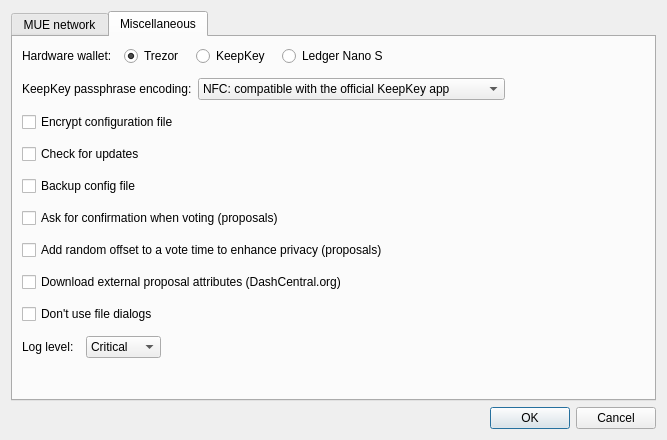
<?xml version="1.0" encoding="UTF-8"?>
<ui version="4.0">
 <class>ConfigDlg</class>
 <widget class="QDialog" name="ConfigDlg">
  <property name="windowModality">
   <enum>Qt::NonModal</enum>
  </property>
  <property name="geometry">
   <rect>
    <x>0</x>
    <y>0</y>
    <width>667</width>
    <height>440</height>
   </rect>
  </property>
  <property name="windowTitle">
   <string>Dialog</string>
  </property>
  <property name="modal">
   <bool>false</bool>
  </property>
  <layout class="QVBoxLayout" name="verticalLayout">
   <property name="spacing">
    <number>6</number>
   </property>
   <property name="sizeConstraint">
    <enum>QLayout::SetDefaultConstraint</enum>
   </property>
   <item>
    <widget class="QTabWidget" name="tabWidget">
     <property name="tabShape">
      <enum>QTabWidget::Rounded</enum>
     </property>
     <property name="currentIndex">
      <number>1</number>
     </property>
     <widget class="QWidget" name="tabDashd">
      <attribute name="title">
       <string>MUE network</string>
      </attribute>
      <layout class="QVBoxLayout" name="verticalLayout_3">
       <property name="spacing">
        <number>3</number>
       </property>
       <property name="leftMargin">
        <number>3</number>
       </property>
       <property name="topMargin">
        <number>3</number>
       </property>
       <property name="rightMargin">
        <number>3</number>
       </property>
       <property name="bottomMargin">
        <number>3</number>
       </property>
       <item>
        <layout class="QHBoxLayout" name="horizontalLayout_3">
         <item>
          <widget class="QLabel" name="label_2">
           <property name="text">
            <string>MUE network:</string>
           </property>
          </widget>
         </item>
         <item>
          <widget class="QComboBox" name="cboDashNetwork">
           <item>
            <property name="text">
             <string>MAINNET</string>
            </property>
           </item>
           <item>
            <property name="text">
             <string>TESTNET</string>
            </property>
           </item>
          </widget>
         </item>
         <item>
          <spacer name="horizontalSpacer_5">
           <property name="orientation">
            <enum>Qt::Horizontal</enum>
           </property>
           <property name="sizeHint" stdset="0">
            <size>
             <width>40</width>
             <height>20</height>
            </size>
           </property>
          </spacer>
         </item>
        </layout>
       </item>
       <item>
        <widget class="QFrame" name="frame_2">
         <property name="frameShape">
          <enum>QFrame::StyledPanel</enum>
         </property>
         <property name="frameShadow">
          <enum>QFrame::Raised</enum>
         </property>
         <layout class="QVBoxLayout" name="verticalLayout_6">
          <item>
           <widget class="QSplitter" name="splitter">
            <property name="orientation">
             <enum>Qt::Horizontal</enum>
            </property>
            <property name="opaqueResize">
             <bool>true</bool>
            </property>
            <property name="childrenCollapsible">
             <bool>true</bool>
            </property>
            <widget class="QWidget" name="layoutWidget">
             <layout class="QVBoxLayout" name="layoutConnList" stretch="0,0,0">
              <property name="spacing">
               <number>2</number>
              </property>
              <item>
               <widget class="QFrame" name="frame">
                <property name="frameShape">
                 <enum>QFrame::NoFrame</enum>
                </property>
                <property name="frameShadow">
                 <enum>QFrame::Raised</enum>
                </property>
                <layout class="QHBoxLayout" name="horizontalLayout">
                 <property name="spacing">
                  <number>1</number>
                 </property>
                 <property name="leftMargin">
                  <number>0</number>
                 </property>
                 <property name="topMargin">
                  <number>0</number>
                 </property>
                 <property name="rightMargin">
                  <number>0</number>
                 </property>
                 <property name="bottomMargin">
                  <number>2</number>
                 </property>
                 <item>
                  <widget class="QToolButton" name="btnNewConn">
                   <property name="minimumSize">
                    <size>
                     <width>26</width>
                     <height>26</height>
                    </size>
                   </property>
                   <property name="toolTip">
                    <string>Add New Connection</string>
                   </property>
                   <property name="text">
                    <string/>
                   </property>
                  </widget>
                 </item>
                 <item>
                  <widget class="QToolButton" name="btnDeleteConn">
                   <property name="minimumSize">
                    <size>
                     <width>26</width>
                     <height>26</height>
                    </size>
                   </property>
                   <property name="toolTip">
                    <string>Delete Current Connection</string>
                   </property>
                   <property name="text">
                    <string/>
                   </property>
                  </widget>
                 </item>
                 <item>
                  <widget class="QToolButton" name="btnMoveUpConn">
                   <property name="minimumSize">
                    <size>
                     <width>26</width>
                     <height>26</height>
                    </size>
                   </property>
                   <property name="toolTip">
                    <string>Move Up Current Connection</string>
                   </property>
                   <property name="text">
                    <string/>
                   </property>
                  </widget>
                 </item>
                 <item>
                  <widget class="QToolButton" name="btnMoveDownConn">
                   <property name="minimumSize">
                    <size>
                     <width>26</width>
                     <height>26</height>
                    </size>
                   </property>
                   <property name="toolTip">
                    <string>Move Down Current Connection</string>
                   </property>
                   <property name="text">
                    <string/>
                   </property>
                  </widget>
                 </item>
                 <item>
                  <widget class="QToolButton" name="btnRestoreDefault">
                   <property name="visible">
                    <bool>false</bool>
                   </property>
                   <property name="minimumSize">
                    <size>
                     <width>26</width>
                     <height>26</height>
                    </size>
                   </property>
                   <property name="toolTip">
                    <string>Restore Default Connections</string>
                   </property>
                   <property name="text">
                    <string/>
                   </property>
                  </widget>
                 </item>
                 <item>
                  <spacer name="horizontalSpacer">
                   <property name="orientation">
                    <enum>Qt::Horizontal</enum>
                   </property>
                   <property name="sizeHint" stdset="0">
                    <size>
                     <width>40</width>
                     <height>20</height>
                    </size>
                   </property>
                  </spacer>
                 </item>
                </layout>
               </widget>
              </item>
              <item>
               <widget class="QLabel" name="label">
                <property name="text">
                 <string>Connections:</string>
                </property>
               </widget>
              </item>
              <item>
               <widget class="QListWidget" name="lstConns">
                <property name="sizePolicy">
                 <sizepolicy hsizetype="Preferred" vsizetype="Expanding">
                  <horstretch>0</horstretch>
                  <verstretch>0</verstretch>
                 </sizepolicy>
                </property>
                <property name="baseSize">
                 <size>
                  <width>150</width>
                  <height>0</height>
                 </size>
                </property>
                <property name="frameShape">
                 <enum>QFrame::StyledPanel</enum>
                </property>
                <property name="selectionMode">
                 <enum>QAbstractItemView::ExtendedSelection</enum>
                </property>
               </widget>
              </item>
             </layout>
            </widget>
            <widget class="QFrame" name="detailsFrame">
             <property name="sizePolicy">
              <sizepolicy hsizetype="Expanding" vsizetype="Preferred">
               <horstretch>0</horstretch>
               <verstretch>0</verstretch>
              </sizepolicy>
             </property>
             <property name="frameShape">
              <enum>QFrame::StyledPanel</enum>
             </property>
             <property name="midLineWidth">
              <number>0</number>
             </property>
             <layout class="QVBoxLayout" name="verticalLayout_4">
              <property name="topMargin">
               <number>12</number>
              </property>
             </layout>
            </widget>
           </widget>
          </item>
          <item>
           <layout class="QVBoxLayout" name="verticalLayout_5">
            <property name="sizeConstraint">
             <enum>QLayout::SetDefaultConstraint</enum>
            </property>
            <item>
             <widget class="QCheckBox" name="chbRandomConn">
              <property name="toolTip">
               <string>Pick random connection to distribute clients' load over multiple nodes.</string>
              </property>
              <property name="text">
               <string>Pick random connection</string>
              </property>
             </widget>
            </item>
           </layout>
          </item>
         </layout>
        </widget>
       </item>
      </layout>
     </widget>
     <widget class="QWidget" name="tabMisc">
      <attribute name="title">
       <string>Miscellaneous</string>
      </attribute>
      <layout class="QVBoxLayout" name="verticalLayout_2">
       <property name="spacing">
        <number>12</number>
       </property>
       <item>
        <layout class="QHBoxLayout" name="layHardwareWallet">
         <item>
          <widget class="QLabel" name="label_3">
           <property name="text">
            <string>Hardware wallet:</string>
           </property>
           <property name="alignment">
            <set>Qt::AlignLeading|Qt::AlignLeft|Qt::AlignVCenter</set>
           </property>
           <property name="margin">
            <number>0</number>
           </property>
          </widget>
         </item>
         <item>
          <widget class="QRadioButton" name="chbHwTrezor">
           <property name="minimumSize">
            <size>
             <width>60</width>
             <height>0</height>
            </size>
           </property>
           <property name="maximumSize">
            <size>
             <width>16777215</width>
             <height>16777215</height>
            </size>
           </property>
           <property name="text">
            <string>Trezor</string>
           </property>
           <property name="checked">
            <bool>true</bool>
           </property>
          </widget>
         </item>
         <item>
          <widget class="QRadioButton" name="chbHwKeepKey">
           <property name="minimumSize">
            <size>
             <width>70</width>
             <height>0</height>
            </size>
           </property>
           <property name="maximumSize">
            <size>
             <width>16777215</width>
             <height>16777215</height>
            </size>
           </property>
           <property name="visible">
            <bool>false</bool>
           </property>
           <property name="text">
            <string>KeepKey</string>
           </property>
          </widget>
         </item>
         <item>
          <widget class="QRadioButton" name="chbHwLedgerNanoS">
           <property name="text">
            <string>Ledger Nano S</string>
           </property>
          </widget>
         </item>
         <item>
          <spacer name="horizontalSpacer_2">
           <property name="orientation">
            <enum>Qt::Horizontal</enum>
           </property>
           <property name="sizeHint" stdset="0">
            <size>
             <width>40</width>
             <height>20</height>
            </size>
           </property>
          </spacer>
         </item>
        </layout>
       </item>
       <item>
        <widget class="QWidget" name="wdgKeepkeyPassEncoding" native="true">
         <layout class="QHBoxLayout" name="horizontalLayout_2">
          <property name="leftMargin">
           <number>0</number>
          </property>
          <property name="topMargin">
           <number>0</number>
          </property>
          <property name="rightMargin">
           <number>0</number>
          </property>
          <property name="bottomMargin">
           <number>0</number>
          </property>
          <item>
           <widget class="QLabel" name="lblKeepkeyPassEncoding">
            <property name="text">
             <string>KeepKey passphrase encoding:</string>
            </property>
            <property name="openExternalLinks">
             <bool>true</bool>
            </property>
           </widget>
          </item>
          <item>
           <widget class="QComboBox" name="cboKeepkeyPassEncoding">
            <property name="sizePolicy">
             <sizepolicy hsizetype="Preferred" vsizetype="Fixed">
              <horstretch>0</horstretch>
              <verstretch>0</verstretch>
             </sizepolicy>
            </property>
            <item>
             <property name="text">
              <string>NFC: compatible with the official KeepKey app</string>
             </property>
            </item>
            <item>
             <property name="text">
              <string>NFKD: compatible with BIP-39 standard and Trezor</string>
             </property>
            </item>
           </widget>
          </item>
          <item>
           <spacer name="horizontalSpacer_4">
            <property name="orientation">
             <enum>Qt::Horizontal</enum>
            </property>
            <property name="sizeHint" stdset="0">
             <size>
              <width>40</width>
              <height>20</height>
             </size>
            </property>
           </spacer>
          </item>
         </layout>
        </widget>
       </item>
       <item>
        <widget class="QCheckBox" name="chbEncryptConfigFile">
         <property name="toolTip">
          <string>&lt;html&gt;&lt;head/&gt;&lt;body&gt;&lt;p&gt;Encrypts configuration file with hardware wallet. &lt;/p&gt;&lt;p&gt;You will need your hardware wallet connected to open the file.&lt;/p&gt;&lt;/body&gt;&lt;/html&gt;</string>
         </property>
         <property name="text">
          <string>Encrypt configuration file</string>
         </property>
        </widget>
       </item>
       <item>
        <widget class="QCheckBox" name="chbCheckForUpdates">
         <property name="text">
          <string>Check for updates</string>
         </property>
        </widget>
       </item>
       <item>
        <widget class="QCheckBox" name="chbBackupConfigFile">
         <property name="toolTip">
          <string>If checked, old config file will be saved when changing configuration</string>
         </property>
         <property name="text">
          <string>Backup config file</string>
         </property>
        </widget>
       </item>
       <item>
        <widget class="QCheckBox" name="chbConfirmWhenVoting">
         <property name="visible">
          <bool>false</bool>
         </property>
         <property name="text">
          <string>Ask for confirmation when voting (proposals)</string>
         </property>
        </widget>
       </item>
       <item>
        <widget class="QCheckBox" name="chbAddRandomOffsetToVotingTime">
         <property name="visible">
          <bool>false</bool>
         </property>
         <property name="text">
          <string>Add random offset to a vote time to enhance privacy (proposals)</string>
         </property>
        </widget>
       </item>
       <item>
        <widget class="QCheckBox" name="chbDownloadProposalExternalData">
         <property name="visible">
          <bool>false</bool>
         </property>
         <property name="text">
          <string>Download external proposal attributes (DashCentral.org)</string>
         </property>
        </widget>
       </item>
       <item>
        <widget class="QCheckBox" name="chbDontUseFileDialogs">
         <property name="toolTip">
          <string/>
         </property>
         <property name="text">
          <string>Don't use file dialogs</string>
         </property>
        </widget>
       </item>
       <item>
        <layout class="QHBoxLayout" name="hlLogLevel">
         <item>
          <widget class="QLabel" name="lblLogLevel">
           <property name="text">
            <string>Log level:</string>
           </property>
          </widget>
         </item>
         <item>
          <widget class="QComboBox" name="cboLogLevel">
           <item>
            <property name="text">
             <string>Critical</string>
            </property>
           </item>
           <item>
            <property name="text">
             <string>Error</string>
            </property>
           </item>
           <item>
            <property name="text">
             <string>Warning</string>
            </property>
           </item>
           <item>
            <property name="text">
             <string>Info</string>
            </property>
           </item>
           <item>
            <property name="text">
             <string>Debug</string>
            </property>
           </item>
          </widget>
         </item>
         <item>
          <spacer name="horizontalSpacer_3">
           <property name="orientation">
            <enum>Qt::Horizontal</enum>
           </property>
           <property name="sizeHint" stdset="0">
            <size>
             <width>40</width>
             <height>20</height>
            </size>
           </property>
          </spacer>
         </item>
        </layout>
       </item>
       <item>
        <spacer name="verticalSpacer">
         <property name="orientation">
          <enum>Qt::Vertical</enum>
         </property>
         <property name="sizeHint" stdset="0">
          <size>
           <width>20</width>
           <height>40</height>
          </size>
         </property>
        </spacer>
       </item>
      </layout>
     </widget>
    </widget>
   </item>
   <item>
    <widget class="QDialogButtonBox" name="buttonBox">
     <property name="orientation">
      <enum>Qt::Horizontal</enum>
     </property>
     <property name="standardButtons">
      <set>QDialogButtonBox::Cancel|QDialogButtonBox::Ok</set>
     </property>
    </widget>
   </item>
  </layout>
 </widget>
 <resources/>
 <connections>
  <connection>
   <sender>buttonBox</sender>
   <signal>accepted()</signal>
   <receiver>ConfigDlg</receiver>
   <slot>accept()</slot>
   <hints>
    <hint type="sourcelabel">
     <x>248</x>
     <y>254</y>
    </hint>
    <hint type="destinationlabel">
     <x>157</x>
     <y>274</y>
    </hint>
   </hints>
  </connection>
  <connection>
   <sender>buttonBox</sender>
   <signal>rejected()</signal>
   <receiver>ConfigDlg</receiver>
   <slot>reject()</slot>
   <hints>
    <hint type="sourcelabel">
     <x>316</x>
     <y>260</y>
    </hint>
    <hint type="destinationlabel">
     <x>286</x>
     <y>274</y>
    </hint>
   </hints>
  </connection>
 </connections>
</ui>
